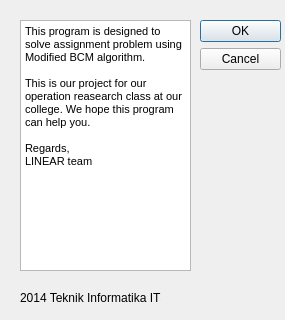
<?xml version="1.0" encoding="UTF-8"?>
<ui version="4.0">
 <class>AboutDialog</class>
 <widget class="QDialog" name="AboutDialog">
  <property name="geometry">
   <rect>
    <x>0</x>
    <y>0</y>
    <width>285</width>
    <height>320</height>
   </rect>
  </property>
  <property name="windowTitle">
   <string>Dialog</string>
  </property>
  <widget class="QDialogButtonBox" name="buttonBox">
   <property name="geometry">
    <rect>
     <x>200</x>
     <y>20</y>
     <width>81</width>
     <height>301</height>
    </rect>
   </property>
   <property name="orientation">
    <enum>Qt::Vertical</enum>
   </property>
   <property name="standardButtons">
    <set>QDialogButtonBox::Cancel|QDialogButtonBox::Ok</set>
   </property>
  </widget>
  <widget class="QTextBrowser" name="textBrowser">
   <property name="geometry">
    <rect>
     <x>20</x>
     <y>20</y>
     <width>171</width>
     <height>251</height>
    </rect>
   </property>
   <property name="html">
    <string>&lt;!DOCTYPE HTML PUBLIC &quot;-//W3C//DTD HTML 4.0//EN&quot; &quot;http://www.w3.org/TR/REC-html40/strict.dtd&quot;&gt;
&lt;html&gt;&lt;head&gt;&lt;meta name=&quot;qrichtext&quot; content=&quot;1&quot; /&gt;&lt;style type=&quot;text/css&quot;&gt;
p, li { white-space: pre-wrap; }
&lt;/style&gt;&lt;/head&gt;&lt;body style=&quot; font-family:'MS Shell Dlg 2'; font-size:8.25pt; font-weight:400; font-style:normal;&quot;&gt;
&lt;p style=&quot; margin-top:0px; margin-bottom:0px; margin-left:0px; margin-right:0px; -qt-block-indent:0; text-indent:0px;&quot;&gt;&lt;span style=&quot; font-size:8pt;&quot;&gt;This program is designed to solve assignment problem using Modified BCM algorithm.&lt;/span&gt;&lt;/p&gt;
&lt;p style=&quot;-qt-paragraph-type:empty; margin-top:0px; margin-bottom:0px; margin-left:0px; margin-right:0px; -qt-block-indent:0; text-indent:0px; font-size:8pt;&quot;&gt;&lt;br /&gt;&lt;/p&gt;
&lt;p style=&quot; margin-top:0px; margin-bottom:0px; margin-left:0px; margin-right:0px; -qt-block-indent:0; text-indent:0px;&quot;&gt;&lt;span style=&quot; font-size:8pt;&quot;&gt;This is our project for our operation reasearch class at our college. We hope this program can help you.&lt;/span&gt;&lt;/p&gt;
&lt;p style=&quot;-qt-paragraph-type:empty; margin-top:0px; margin-bottom:0px; margin-left:0px; margin-right:0px; -qt-block-indent:0; text-indent:0px; font-size:8pt;&quot;&gt;&lt;br /&gt;&lt;/p&gt;
&lt;p style=&quot; margin-top:0px; margin-bottom:0px; margin-left:0px; margin-right:0px; -qt-block-indent:0; text-indent:0px;&quot;&gt;&lt;span style=&quot; font-size:8pt;&quot;&gt;Regards,&lt;/span&gt;&lt;/p&gt;
&lt;p style=&quot; margin-top:0px; margin-bottom:0px; margin-left:0px; margin-right:0px; -qt-block-indent:0; text-indent:0px;&quot;&gt;&lt;span style=&quot; font-size:8pt;&quot;&gt;LINEAR team&lt;/span&gt;&lt;/p&gt;&lt;/body&gt;&lt;/html&gt;</string>
   </property>
  </widget>
  <widget class="QLabel" name="label">
   <property name="geometry">
    <rect>
     <x>20</x>
     <y>290</y>
     <width>141</width>
     <height>16</height>
    </rect>
   </property>
   <property name="text">
    <string>2014 Teknik Informatika ITS</string>
   </property>
  </widget>
 </widget>
 <resources/>
 <connections>
  <connection>
   <sender>buttonBox</sender>
   <signal>accepted()</signal>
   <receiver>AboutDialog</receiver>
   <slot>accept()</slot>
   <hints>
    <hint type="sourcelabel">
     <x>248</x>
     <y>254</y>
    </hint>
    <hint type="destinationlabel">
     <x>157</x>
     <y>274</y>
    </hint>
   </hints>
  </connection>
  <connection>
   <sender>buttonBox</sender>
   <signal>rejected()</signal>
   <receiver>AboutDialog</receiver>
   <slot>reject()</slot>
   <hints>
    <hint type="sourcelabel">
     <x>316</x>
     <y>260</y>
    </hint>
    <hint type="destinationlabel">
     <x>286</x>
     <y>274</y>
    </hint>
   </hints>
  </connection>
 </connections>
</ui>
